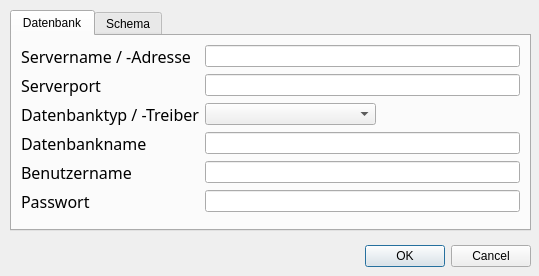
<?xml version="1.0" encoding="UTF-8"?>
<ui version="4.0">
 <class>Settings</class>
 <widget class="QDialog" name="Settings">
  <property name="geometry">
   <rect>
    <x>0</x>
    <y>0</y>
    <width>539</width>
    <height>276</height>
   </rect>
  </property>
  <property name="windowTitle">
   <string>Dialog</string>
  </property>
  <widget class="QDialogButtonBox" name="buttonBox">
   <property name="geometry">
    <rect>
     <x>140</x>
     <y>240</y>
     <width>391</width>
     <height>32</height>
    </rect>
   </property>
   <property name="orientation">
    <enum>Qt::Horizontal</enum>
   </property>
   <property name="standardButtons">
    <set>QDialogButtonBox::Cancel|QDialogButtonBox::Ok</set>
   </property>
  </widget>
  <widget class="QTabWidget" name="tabWidget">
   <property name="geometry">
    <rect>
     <x>10</x>
     <y>10</y>
     <width>521</width>
     <height>221</height>
    </rect>
   </property>
   <property name="currentIndex">
    <number>0</number>
   </property>
   <widget class="QWidget" name="tabDatenbank">
    <attribute name="title">
     <string>Datenbank</string>
    </attribute>
    <layout class="QFormLayout" name="formLayout">
     <property name="fieldGrowthPolicy">
      <enum>QFormLayout::ExpandingFieldsGrow</enum>
     </property>
     <item row="0" column="0">
      <widget class="QLabel" name="labelServername">
       <property name="font">
        <font>
         <family>Sans Serif</family>
         <pointsize>12</pointsize>
        </font>
       </property>
       <property name="text">
        <string>Servername / -Adresse</string>
       </property>
      </widget>
     </item>
     <item row="0" column="1">
      <widget class="QLineEdit" name="lineServername">
       <property name="minimumSize">
        <size>
         <width>171</width>
         <height>0</height>
        </size>
       </property>
      </widget>
     </item>
     <item row="1" column="0">
      <widget class="QLabel" name="labelServerport">
       <property name="font">
        <font>
         <family>Sans Serif</family>
         <pointsize>12</pointsize>
        </font>
       </property>
       <property name="text">
        <string>Serverport</string>
       </property>
      </widget>
     </item>
     <item row="1" column="1">
      <widget class="QLineEdit" name="lineServerport">
       <property name="minimumSize">
        <size>
         <width>171</width>
         <height>0</height>
        </size>
       </property>
      </widget>
     </item>
     <item row="2" column="0">
      <widget class="QLabel" name="labelDatenbanktyp">
       <property name="font">
        <font>
         <family>Sans Serif</family>
         <pointsize>12</pointsize>
        </font>
       </property>
       <property name="text">
        <string>Datenbanktyp / -Treiber</string>
       </property>
      </widget>
     </item>
     <item row="2" column="1">
      <widget class="QComboBox" name="comboDatenbanktyp">
       <property name="minimumSize">
        <size>
         <width>171</width>
         <height>0</height>
        </size>
       </property>
      </widget>
     </item>
     <item row="3" column="0">
      <widget class="QLabel" name="labelDatenbankname">
       <property name="font">
        <font>
         <family>Sans Serif</family>
         <pointsize>12</pointsize>
        </font>
       </property>
       <property name="text">
        <string>Datenbankname</string>
       </property>
      </widget>
     </item>
     <item row="3" column="1">
      <widget class="QLineEdit" name="lineDatenbankname">
       <property name="minimumSize">
        <size>
         <width>171</width>
         <height>0</height>
        </size>
       </property>
      </widget>
     </item>
     <item row="4" column="0">
      <widget class="QLabel" name="labelBenutzername">
       <property name="font">
        <font>
         <family>Sans Serif</family>
         <pointsize>12</pointsize>
        </font>
       </property>
       <property name="text">
        <string>Benutzername</string>
       </property>
      </widget>
     </item>
     <item row="4" column="1">
      <widget class="QLineEdit" name="lineBenutzername">
       <property name="minimumSize">
        <size>
         <width>171</width>
         <height>0</height>
        </size>
       </property>
      </widget>
     </item>
     <item row="6" column="0">
      <widget class="QLabel" name="labelPasswort">
       <property name="font">
        <font>
         <family>Sans Serif</family>
         <pointsize>12</pointsize>
        </font>
       </property>
       <property name="text">
        <string>Passwort</string>
       </property>
      </widget>
     </item>
     <item row="6" column="1">
      <widget class="QLineEdit" name="linePasswort">
       <property name="minimumSize">
        <size>
         <width>171</width>
         <height>0</height>
        </size>
       </property>
      </widget>
     </item>
    </layout>
   </widget>
   <widget class="QWidget" name="tabSchema">
    <attribute name="title">
     <string>Schema</string>
    </attribute>
    <widget class="QLabel" name="labelSchema">
     <property name="geometry">
      <rect>
       <x>10</x>
       <y>10</y>
       <width>141</width>
       <height>23</height>
      </rect>
     </property>
     <property name="font">
      <font>
       <family>Sans Serif</family>
       <pointsize>12</pointsize>
      </font>
     </property>
     <property name="text">
      <string>DBSchema-Skript</string>
     </property>
    </widget>
    <widget class="QLineEdit" name="lineSchema">
     <property name="geometry">
      <rect>
       <x>160</x>
       <y>10</y>
       <width>251</width>
       <height>23</height>
      </rect>
     </property>
     <property name="minimumSize">
      <size>
       <width>171</width>
       <height>0</height>
      </size>
     </property>
     <property name="text">
      <string>schema.sql</string>
     </property>
    </widget>
    <widget class="QPushButton" name="pushOeffnen">
     <property name="geometry">
      <rect>
       <x>420</x>
       <y>10</y>
       <width>92</width>
       <height>27</height>
      </rect>
     </property>
     <property name="text">
      <string>Öffnen</string>
     </property>
    </widget>
    <widget class="QPushButton" name="pushSchemaLoeschen">
     <property name="geometry">
      <rect>
       <x>10</x>
       <y>50</y>
       <width>221</width>
       <height>27</height>
      </rect>
     </property>
     <property name="text">
      <string>bestehendes Schema löschen</string>
     </property>
    </widget>
    <widget class="QPushButton" name="pushSchemaErstellen">
     <property name="geometry">
      <rect>
       <x>280</x>
       <y>50</y>
       <width>221</width>
       <height>27</height>
      </rect>
     </property>
     <property name="text">
      <string>neues Schema erstellen</string>
     </property>
    </widget>
   </widget>
  </widget>
 </widget>
 <resources/>
 <connections>
  <connection>
   <sender>buttonBox</sender>
   <signal>accepted()</signal>
   <receiver>Settings</receiver>
   <slot>accept()</slot>
   <hints>
    <hint type="sourcelabel">
     <x>248</x>
     <y>254</y>
    </hint>
    <hint type="destinationlabel">
     <x>157</x>
     <y>274</y>
    </hint>
   </hints>
  </connection>
  <connection>
   <sender>buttonBox</sender>
   <signal>rejected()</signal>
   <receiver>Settings</receiver>
   <slot>reject()</slot>
   <hints>
    <hint type="sourcelabel">
     <x>316</x>
     <y>260</y>
    </hint>
    <hint type="destinationlabel">
     <x>286</x>
     <y>274</y>
    </hint>
   </hints>
  </connection>
 </connections>
</ui>
